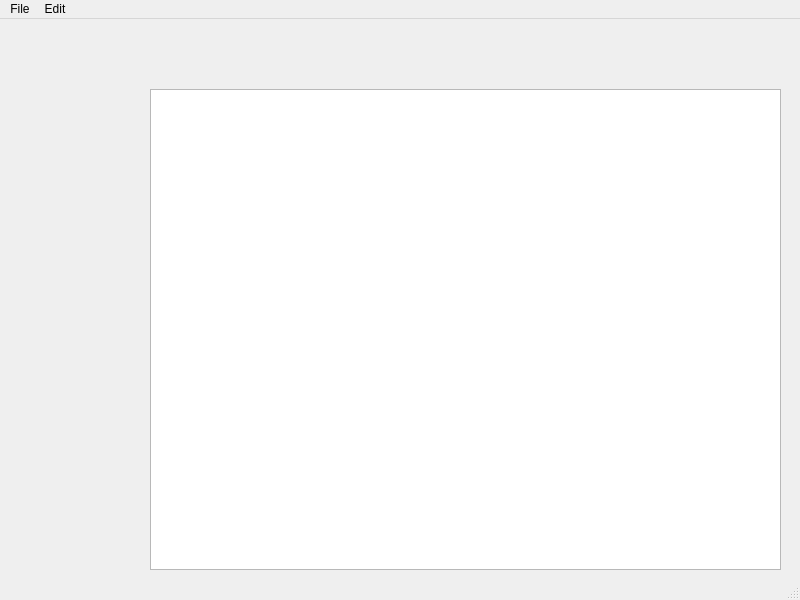
<?xml version="1.0" encoding="UTF-8"?>
<ui version="4.0">
 <class>ComputerAlgebra</class>
 <widget class="QMainWindow" name="ComputerAlgebra">
  <property name="geometry">
   <rect>
    <x>0</x>
    <y>0</y>
    <width>800</width>
    <height>600</height>
   </rect>
  </property>
  <property name="windowTitle">
   <string>ComputerAlgebra</string>
  </property>
  <widget class="QWidget" name="centralwidget">
   <widget class="QWidget" name="verticalLayoutWidget">
    <property name="geometry">
     <rect>
      <x>150</x>
      <y>70</y>
      <width>631</width>
      <height>481</height>
     </rect>
    </property>
    <layout class="QVBoxLayout" name="verticalLayout">
     <item>
      <widget class="QTextEdit" name="textEdit"/>
     </item>
    </layout>
   </widget>
  </widget>
  <widget class="QMenuBar" name="menubar">
   <property name="geometry">
    <rect>
     <x>0</x>
     <y>0</y>
     <width>800</width>
     <height>22</height>
    </rect>
   </property>
   <widget class="QMenu" name="menuFile">
    <property name="title">
     <string>File</string>
    </property>
    <addaction name="actionNew"/>
    <addaction name="actionOpen"/>
    <addaction name="actionSave_as"/>
    <addaction name="actionrecent"/>
    <addaction name="actionPrint"/>
    <addaction name="actionExit"/>
   </widget>
   <widget class="QMenu" name="menuEdit">
    <property name="title">
     <string>Edit</string>
    </property>
    <addaction name="actionCopy"/>
    <addaction name="actionPaste"/>
    <addaction name="actionUndo"/>
   </widget>
   <addaction name="menuFile"/>
   <addaction name="menuEdit"/>
  </widget>
  <widget class="QStatusBar" name="statusbar"/>
  <action name="actionNew">
   <property name="text">
    <string>New</string>
   </property>
  </action>
  <action name="actionOpen">
   <property name="text">
    <string>Open</string>
   </property>
  </action>
  <action name="actionSave_as">
   <property name="text">
    <string>Save as</string>
   </property>
  </action>
  <action name="actionrecent">
   <property name="text">
    <string>Recent</string>
   </property>
  </action>
  <action name="actionPrint">
   <property name="text">
    <string>Print</string>
   </property>
  </action>
  <action name="actionExit">
   <property name="text">
    <string>Exit</string>
   </property>
  </action>
  <action name="actionCopy">
   <property name="text">
    <string>Copy</string>
   </property>
  </action>
  <action name="actionPaste">
   <property name="text">
    <string>Paste</string>
   </property>
  </action>
  <action name="actionUndo">
   <property name="text">
    <string>Undo</string>
   </property>
  </action>
 </widget>
 <resources/>
 <connections/>
</ui>
